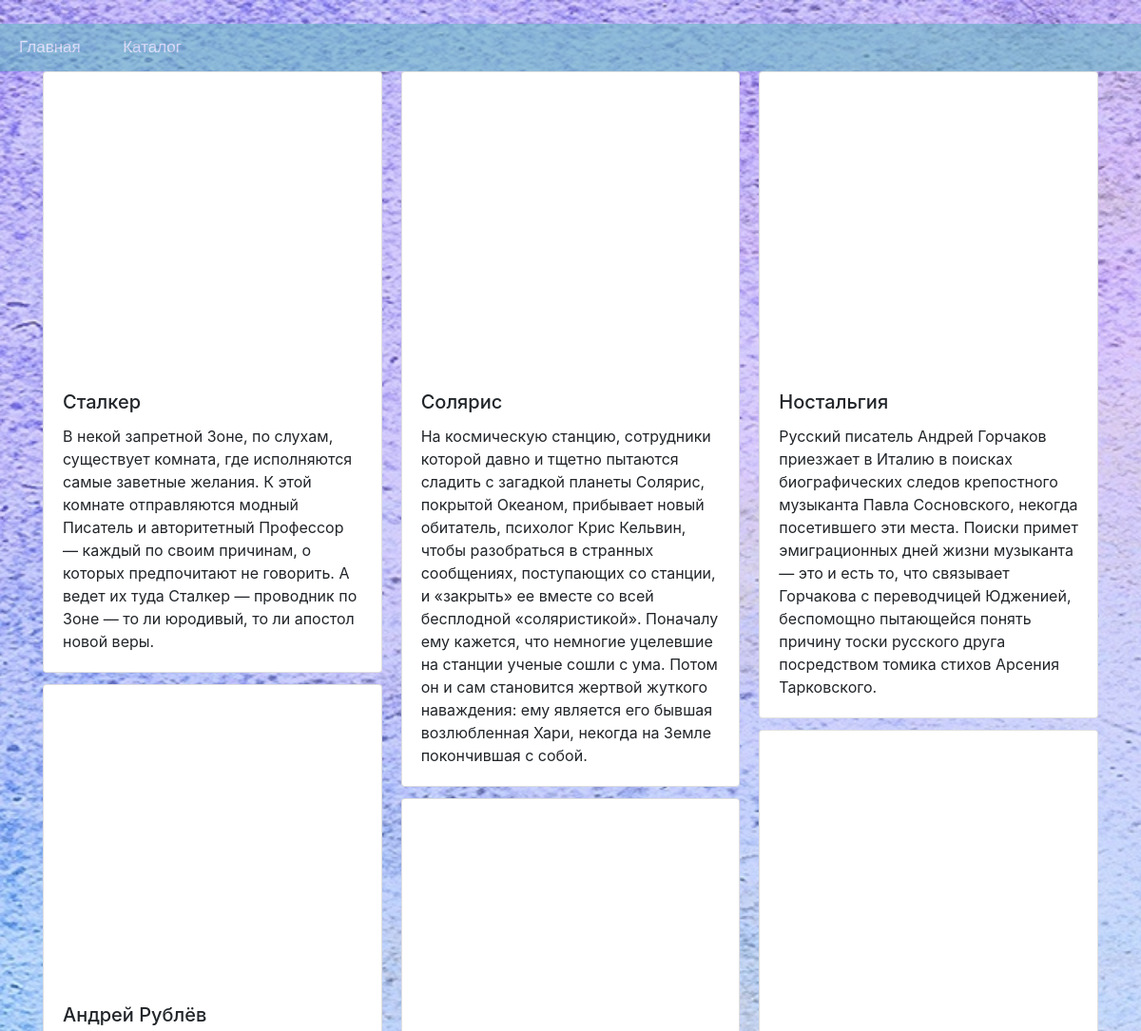
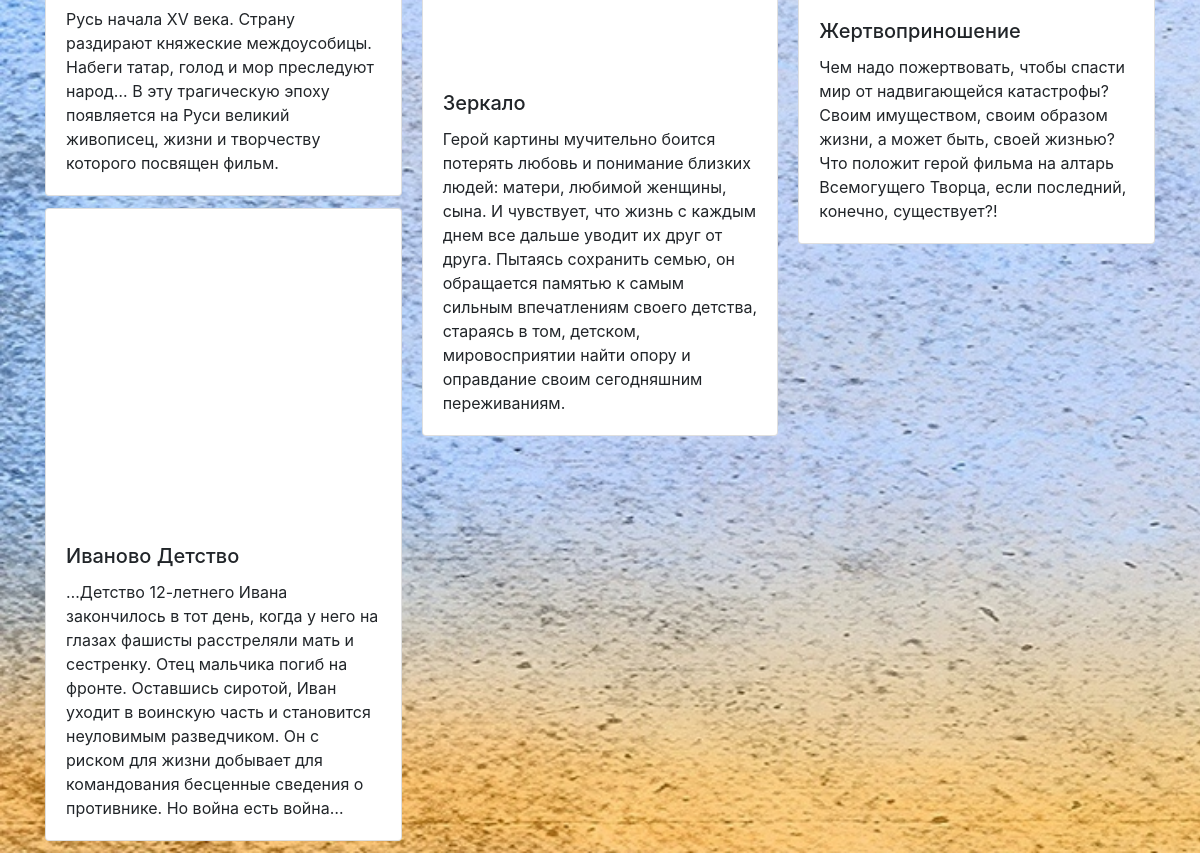
The app's page /Андрей Тарковский/ with its own data (2 pictures, top to bottom).
### catalog/models.py (models this page shows, shortened)
class Film(models.Model):
    director = models.ForeignKey(Director, on_delete=models.CASCADE, null=True)
    name = models.CharField(max_length=40, verbose_name='Название фильма')
    description = models.TextField(verbose_name='Описание фиьма')
    trailer = models.URLField(max_length=300,verbose_name='Ссылка на трейлер фильма', default='')

### catalog/views.py (the view)
# urls.py: path('<str:director>/', views.films, name='films'),
def films(request, director):
    films = Film.objects.filter(director__name=director)
    return render(request, 'groups.html', {'films': films})

### catalog/templates/groups.html (shortened to what this page needs)
{% load staticfiles %}
<link rel="stylesheet" href="https://stackpath.bootstrapcdn.com/bootstrap/4.3.1/css/bootstrap.min.css">
<ul class="menu">
        <li><a href="{% url 'main' %}">Главная</a></li>
        <li><a href="{% url 'catalog' %}">Каталог</a></li>
</ul>
<body class="back_scroll">
<div class="container">
    <div class="card-columns">
        {% for film in films %}
                    <div class="card">
                        <iframe width="560" height="315" src={{film.trailer}} frameborder="0" allow="accelerometer; autoplay; encrypted-media; gyroscope; picture-in-picture" allowfullscreen style="opacity: .9; padding: 10px" class="card-img-top"></iframe>
                        <div class="card-body">
                            <h5 class="card-title">{{film.name}}</h5>
                            <p class="card-text">{{film.description}}</p>
                        </div>
                    </div>
        {% endfor %}
    </div>
</div>
</body>

### records on screen
Film: name "Сталкер", description "В некой запретной Зоне, по слухам, существует комната, где исполняются самые заветные желания. К этой комнате отправляются модный Писатель и авторитетный Профессор — каждый по своим причинам, о которых предпочитают не говорить. А ведет их туда Сталкер — проводник по Зоне — то ли юродивый, то ли апостол новой веры."
Film: name "Андрей Рублёв", description "Русь начала XV века. Страну раздирают княжеские междоусобицы. Набеги татар, голод и мор преследуют народ… В эту трагическую эпоху появляется на Руси великий живописец, жизни и творчеству которого посвящен фильм."
Film: name "Иваново Детство", description "…Детство 12-летнего Ивана закончилось в тот день, когда у него на глазах фашисты расстреляли мать и сестренку. Отец мальчика погиб на фронте. Оставшись сиротой, Иван уходит в воинскую часть и становится неуловимым разведчиком. Он с риском для жизни добывает для командования бесценные сведения о противнике. Но война есть война…"
Film: name "Солярис", description "На космическую станцию, сотрудники которой давно и тщетно пытаются сладить с загадкой планеты Солярис, покрытой Океаном, прибывает новый обитатель, психолог Крис Кельвин, чтобы разобраться в странных сообщениях, поступающих со станции, и «закрыть» ее вместе со всей бесплодной «соляристикой». Поначалу ему кажется, что немногие уцелевшие на станции ученые сошли с ума. Потом он и сам становится жертвой жуткого наваждения: ему является его бывшая возлюбленная Хари, некогда на Земле покончившая с собой."
Film: name "Зеркало", description "Герой картины мучительно боится потерять любовь и понимание близких людей: матери, любимой женщины, сына. И чувствует, что жизнь с каждым днем все дальше уводит их друг от друга. Пытаясь сохранить семью, он обращается памятью к самым сильным впечатлениям своего детства, стараясь в том, детском, мировосприятии найти опору и оправдание своим сегодняшним переживаниям."
Film: name "Ностальгия", description "Русский писатель Андрей Горчаков приезжает в Италию в поисках биографических следов крепостного музыканта Павла Сосновского, некогда посетившего эти места. Поиски примет эмиграционных дней жизни музыканта — это и есть то, что связывает Горчакова c переводчицей Юдженией, беспомощно пытающейся понять причину тоски русского друга посредством томика стихов Арсения Тарковского."
Film: name "Жертвоприношение", description "Чем надо пожертвовать, чтобы спасти мир от надвигающейся катастрофы? Своим имуществом, своим образом жизни, а может быть, своей жизнью? Что положит герой фильма на алтарь Всемогущего Творца, если последний, конечно, существует?!"
